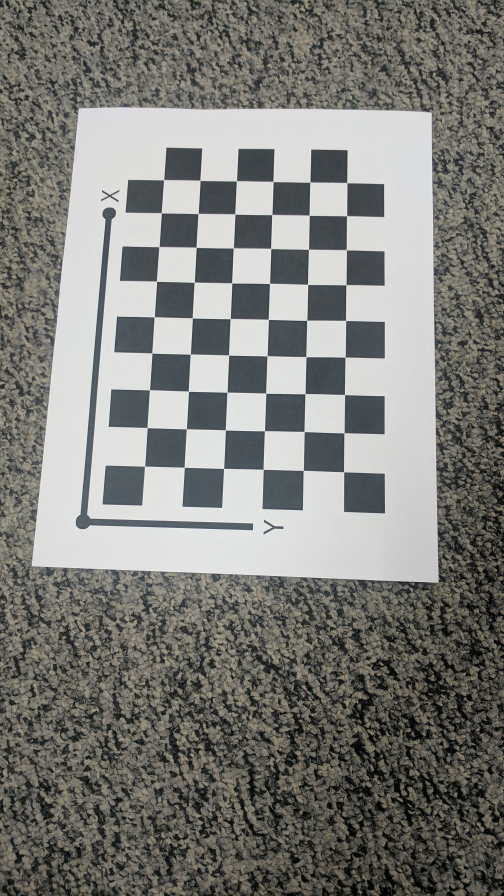
#> input picture Vision_calib/Imgs/IMG_20170209_042606.jpg, 1512 x 2688 px (shown at 1/3 size)
$ python detect.py --name Imgs/IMG_20170209_042606.jpg   (Python 2 division)
#> lines starting #> are read from the running program, lines starting #| are printed output that depends on the picture; after the words box and inside, x2 and y2 are one past the last pixel; in counts of white or black regions, pixels touching at a corner belong together
#!/usr/bin/python

import cv2
import numpy as np
from optparse import OptionParser
from os.path import isfile, join
import sys, os, math
import csv
writer = csv.writer(open("corners.csv", 'w'))

# Color print
class bcolors:
    HEADER = '\033[95m'
    PLAIN = '\033[37m'
    OKBLUE = '\033[94m'
    OKGREEN = '\033[92m'
    WARNING = '\033[93m'
    FAIL = '\033[91m'
    ENDC = '\033[0m'
    BOLD = '\033[1m'
    UNDERLINE = '\033[4m'

def offset(str_, p_offset):
    for i in xrange(p_offset):
        str_ = '...' + str_
    return str_

def hdr(str_, p_offset=0):
    return offset(bcolors.HEADER + str_ + bcolors.ENDC, p_offset)

def wht(str_, p_offset=0):
    return offset(bcolors.PLAIN + str_ + bcolors.ENDC, p_offset)

def okb(str_, p_offset=0):
    return offset(bcolors.OKBLUE + str_ + bcolors.ENDC, p_offset)

def okg(str_, p_offset=0):
    return offset(bcolors.OKGREEN + str_ + bcolors.ENDC, p_offset)

def wrn(str_, p_offset=0):
    return offset(bcolors.WARNING + str_ + bcolors.ENDC, p_offset)

def err(str_, p_offset=0):
    return offset(bcolors.FAIL + str_ + bcolors.ENDC, p_offset)

def bld(str_, p_offset=0):
    return offset(bcolors.BOLD + str_ + bcolors.ENDC, p_offset)


# Main class
class CbDetect:
    def __init__(self, filename):

#> called with filename = 'Imgs/IMG_20170209_042606.jpg'
        self.img= cv2.imread(filename)
#> self.img is the input picture: shape (2688, 1512, 3); mean B, G, R 121.3, 125.2, 125.3
        self.gray = cv2.cvtColor(self.img, cv2.COLOR_BGR2GRAY)
        self.height, self.width, self.channels = self.img.shape
        self.process()

    def process(self):
        print hdr(okb("Processing started"))
        ksize_morph = np.ones((7,7), np.uint8)
        ksize_morph2 = np.ones((11,11), np.uint8)
        ksize_filter = (15,15)
        sigmaX = 2.4
        sigmaY = 2.4

        self.gray = cv2.GaussianBlur( self.gray, ksize_filter, 2, 2 , cv2.BORDER_CONSTANT)

        self.ret, self.bin = cv2.threshold(self.gray, 180, 255, cv2.THRESH_BINARY)
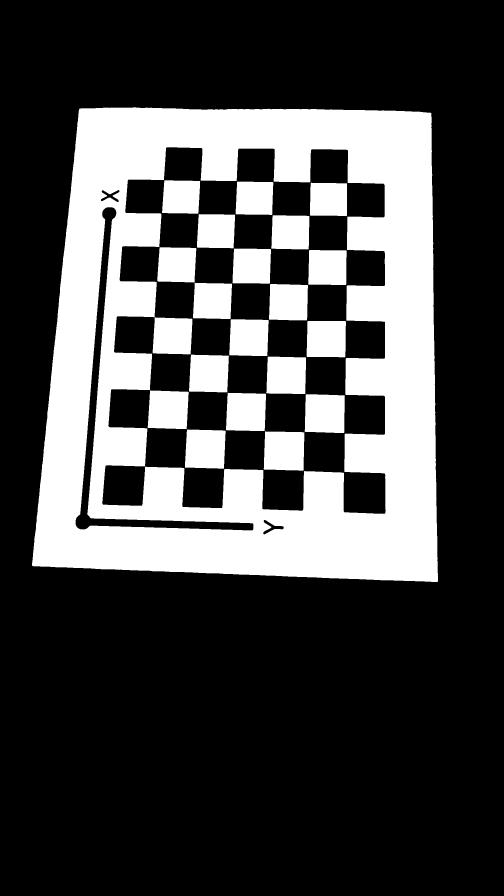
#> self.bin: shape (2688, 1512) (shown at 1/3 size); 27.3% white; 21 white regions, largest, box (x1, y1, x2, y2) and area: (96, 322, 1314, 1746) 866942, (791, 1294, 913, 1412) 13617, (555, 1288, 677, 1406) 13356
        self.masked = cv2.multiply(self.gray, self.bin)

        self.dst = cv2.Canny(self.bin,130,200,3)
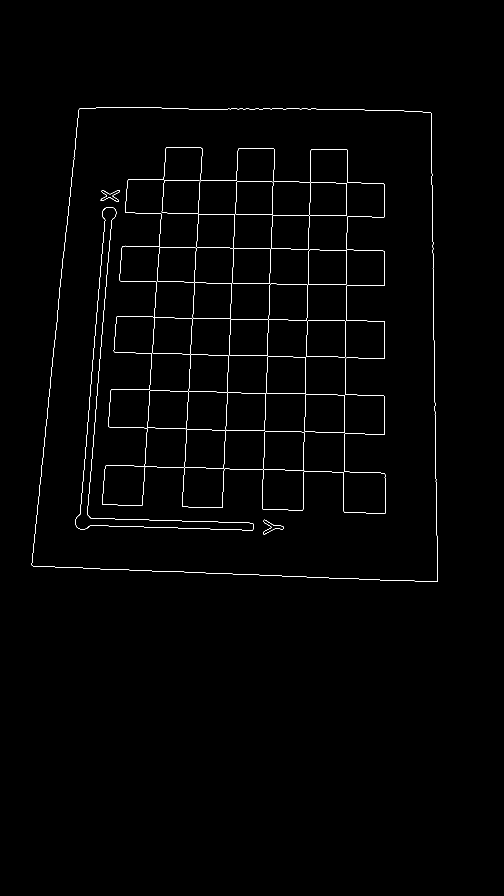
#> self.dst: shape (2688, 1512) (shown at 1/3 size); 0.59% white in thin lines or dots, all inside (x1, y1, x2, y2) = (95, 321, 1314, 1746)
        self.dst = cv2.dilate(self.dst, ksize_morph, iterations=1)
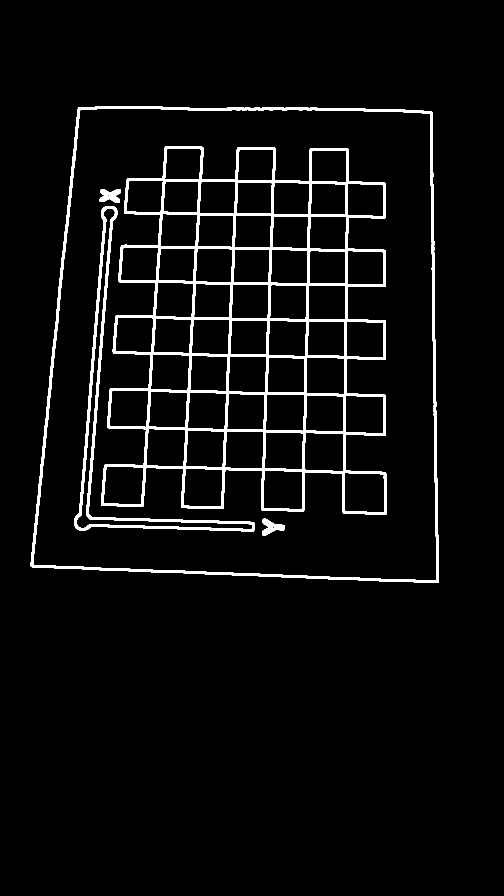
#> self.dst: shape (2688, 1512) (shown at 1/3 size); 4.2% white; 5 white regions

        self.corners = np.zeros((self.height, self.width, self.channels), np.uint8)
        contours, hierarchy = cv2.findContours(self.dst,cv2.RETR_TREE,cv2.CHAIN_APPROX_SIMPLE)
#> contours = 64 contours; largest, box (x1, y1, x2, y2) and area: (92, 318, 1317, 1749) 1603516, (98, 324, 1311, 1743) 1571382, (303, 438, 1160, 1545) 707932, (223, 618, 763, 1594) 41600, (229, 624, 757, 1588) 22248
        cont_len = len(contours)
#> cont_len = 64
        for i in range(cont_len):
            cnt = contours[i]
            template = cv2.approxPolyDP(cnt,5,True)
            area = cv2.contourArea(cnt)

            if len(template) == 4 and area > 1500 and area < 30000:
                V1 = (template[0][0][1], template[0][0][0])
                V2 = (template[1][0][1], template[1][0][0])
                V3 = (template[2][0][1], template[2][0][0])
                V4 = (template[3][0][1], template[3][0][0])
                self.corners[V1] = 255
                self.corners[V2] = 255
                self.corners[V3] = 255
                self.corners[V4] = 255
#> this loop made 64 passes
#> (template, area, V1, V2, V3, V4) on passes 10 to 12: ([[1034, 1419], [1150, 1423], [1152, 1536], [1036, 1533]], 13656.5, (1419, 1034), (1423, 1150), (1536, 1152), (1533, 1036)), ([[793, 1411], [908, 1415], [904, 1528], [789, 1521]], 13161.5, (1411, 793), (1415, 908), (1528, 904), (1521, 789)), ([[556, 1405], [668, 1409], [662, 1520], [549, 1514]], 12740.5, (1405, 556), (1409, 668), (1520, 662), (1514, 549))
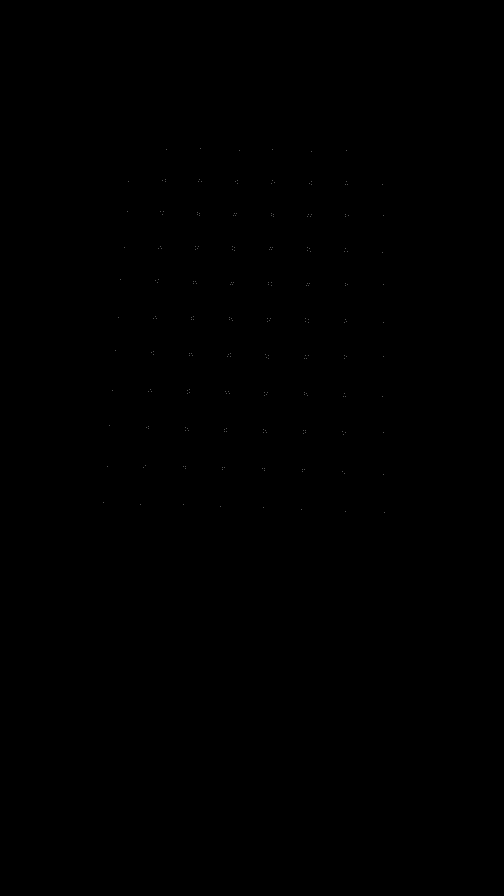
#> self.corners: shape (2688, 1512, 3) (shown at 1/3 size); 0.01% white in thin lines or dots, all inside (x1, y1, x2, y2) = (309, 446, 1153, 1537)

        self.corners = cv2.dilate(self.corners, ksize_morph2, iterations=1)
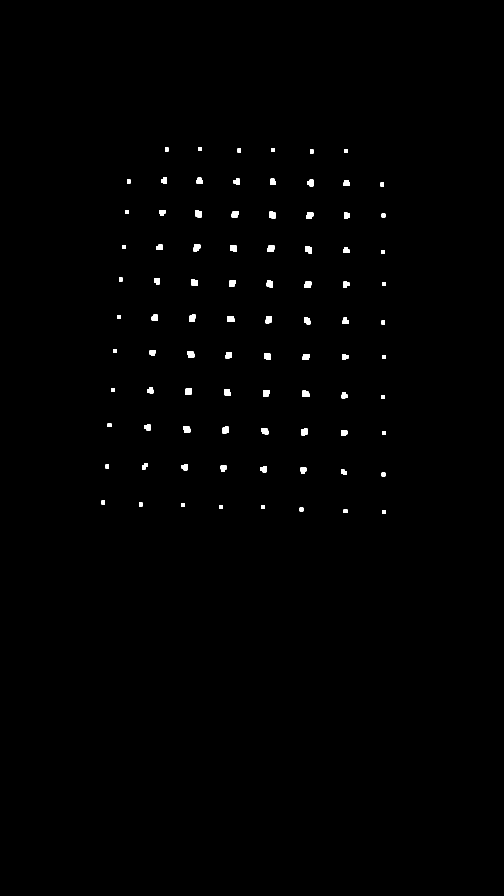
#> self.corners: shape (2688, 1512, 3) (shown at 1/3 size); 0.51% white; 86 white regions, largest, box (x1, y1, x2, y2) and area: (586, 631, 605, 653) 358, (580, 734, 601, 754) 354, (802, 737, 824, 755) 354
        self.corners = cv2.cvtColor(self.corners, cv2.COLOR_BGR2GRAY);
#> self.corners: shape (2688, 1512); 0.51% white; 86 white regions
        self.ret2, self.corners = cv2.threshold(self.corners,0.1*self.corners.max(),255,0)
#> self.ret2 = 25

        contours, hierarchy = cv2.findContours(self.corners, cv2.RETR_LIST, cv2.CHAIN_APPROX_SIMPLE)
#> contours = 86 contours; largest, box (x1, y1, x2, y2) and area: (586, 631, 605, 653) 320, (800, 841, 819, 862) 316, (802, 737, 824, 755) 316, (912, 951, 931, 973) 316, (917, 738, 936, 760) 316
        for c in contours:
             M = cv2.moments(c)
             x = int(M["m10"] / M["m00"])
             Y = int(M["m01"] / M["m00"])
             point = x, Y
             writer.writerow(point)
             cv2.circle(self.img, (x, Y), 6, (0, 0, 255), -1)
#> this loop made 86 passes
#> (x, Y) on passes 10, 11, 12, 13, 15, 16, 18, 19: (1031, 1416), (909, 1410), (790, 1406), (669, 1404), (554, 1401), (434, 1398), (1031, 1297), (912, 1295)

        cv2.namedWindow('image', cv2.WINDOW_NORMAL)
        cv2.imshow('image', self.img)
        cv2.resizeWindow('image', 1280,1024)

        if cv2.waitKey(0) & 0xff == 27:
#> (key Esc is pressed here)
            cv2.destroyAllWindows()


# Dispatcher
if __name__ == '__main__':
    class MyParser(OptionParser):
        def format_epilog(self, formatter):
            return self.epilog

    examples = ("")
    parser = MyParser(usage="Usage: detect.py <options>", epilog=examples)
    parser.add_option('-n', '--name', dest='input_name',
        help='specify input image file name')

    (options, args) = parser.parse_args()

    if (options.input_name == None):
        parser.print_help()
        exit(1)

    cb_detect = CbDetect(options.input_name)

$ run again, on Vision_calib/Imgs/IMG_20170209_042610.jpg
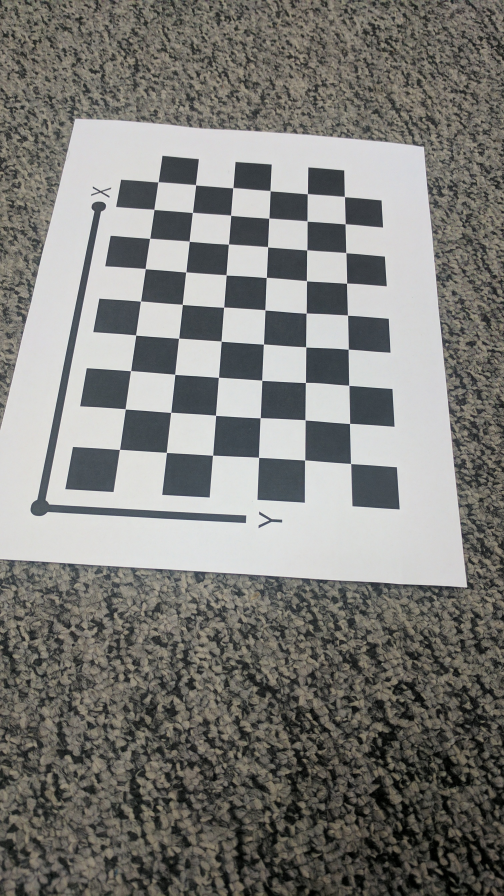
#> input picture Vision_calib/Imgs/IMG_20170209_042610.jpg, 1512 x 2688 px (shown at 1/3 size)
#> in __init__, self.img is the input picture: shape (2688, 1512, 3); mean B, G, R 120.9, 124.8, 125.3
#> in process, `self.ret, self.bin = cv2.threshold(self.gray, 180, 255, cv2.THRESH_BIN..`:
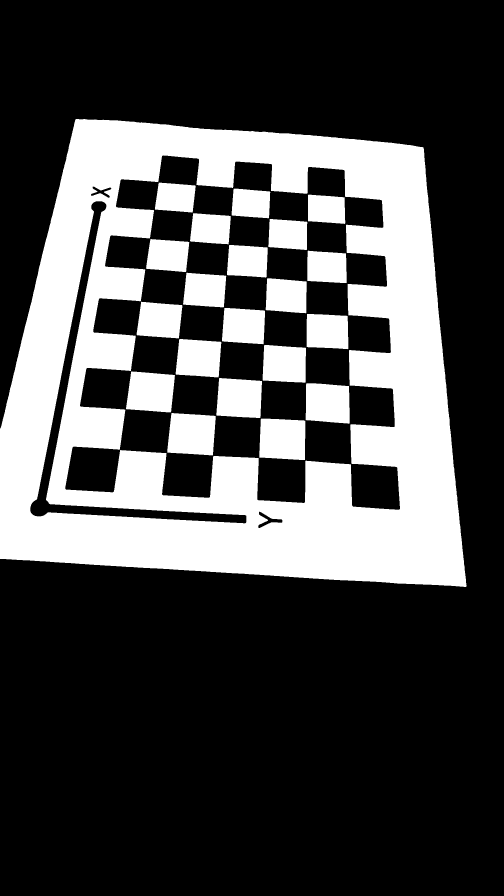
#> self.bin: shape (2688, 1512) (shown at 1/3 size); 28.6% white; 21 white regions, largest, box (x1, y1, x2, y2) and area: (0, 357, 1400, 1761) 918009, (502, 1239, 647, 1366) 16148, (778, 1256, 916, 1380) 16010
#> in process, `contours, hierarchy = cv2.findContours(self.dst,cv2.RETR_TREE,cv2.CHAI..`: contours = 66 contours, 3 with area under 20; largest, box (x1, y1, x2, y2) and area: (192, 463, 1203, 1532) 727282, (87, 600, 742, 1573) 50010, (0, 353, 1403, 1764) 31334, (93, 606, 736, 1567) 28190, (199, 1342, 357, 1474) 16990
#> cont_len = 66
#> the loop in process, `for i in range(cont_len):` made 66 passes
#> (template, area, V1, V2, V3, V4) on passes 11, 13, 14: ([[1055, 1395], [1185, 1403], [1196, 1523], [1062, 1516]], 16491.5, (1395, 1055), (1403, 1185), (1523, 1196), (1516, 1062)), ([[503, 1360], [635, 1369], [624, 1489], [489, 1480]], 16499.5, (1360, 503), (1369, 635), (1489, 624), (1480, 489)), ([[224, 1342], [356, 1352], [336, 1473], [199, 1463]], 16990.5, (1342, 224), (1352, 356), (1473, 336), (1463, 199))
#> in process, `self.corners = cv2.dilate(self.corners, ksize_morph2, iterations=1)`:
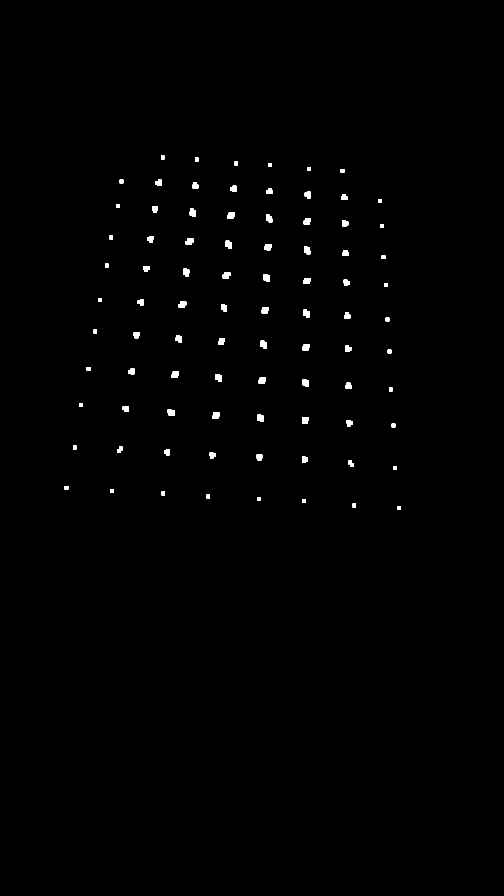
#> self.corners: shape (2688, 1512, 3) (shown at 1/3 size); 0.52% white; 86 white regions, largest, box (x1, y1, x2, y2) and area: (557, 715, 581, 734) 380, (569, 626, 588, 650) 376, (677, 722, 695, 746) 369
#> self.ret2 = 25
#> in process, `contours, hierarchy = cv2.findContours(self.corners, cv2.RETR_LIST, cv..`: contours = 86 contours; largest, box (x1, y1, x2, y2) and area: (557, 715, 581, 734) 340, (569, 626, 588, 650) 336, (647, 1122, 666, 1145) 330, (792, 732, 815, 751) 330, (791, 822, 809, 846) 329
#> the loop in process, `for c in contours:` made 86 passes
#> (x, Y) on passes 10, 11, 12, 13, 14, 15, 18, 19: (1052, 1391), (913, 1378), (777, 1371), (637, 1364), (501, 1356), (359, 1348), (1047, 1268), (915, 1260)

$ run again, on Vision_calib/Imgs/IMG_20170209_042612.jpg
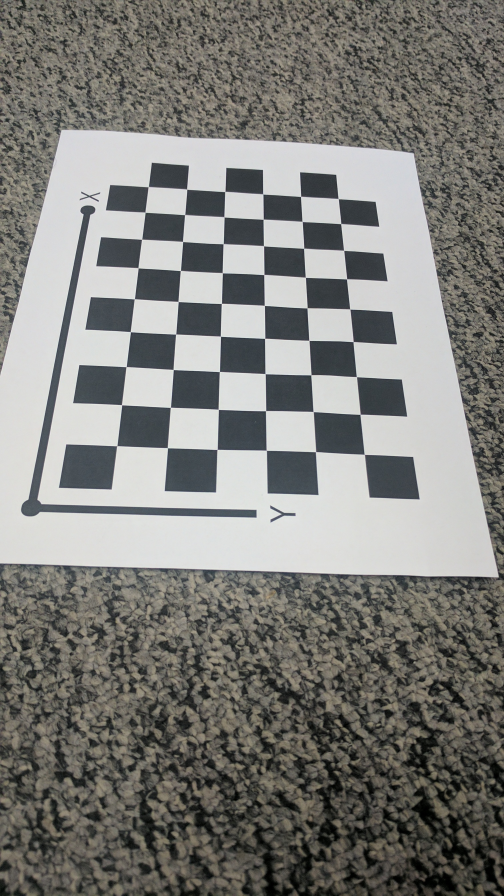
#> input picture Vision_calib/Imgs/IMG_20170209_042612.jpg, 1512 x 2688 px (shown at 1/3 size)
#> in __init__, self.img is the input picture: shape (2688, 1512, 3); mean B, G, R 122.1, 126, 126.4
#> in process, `self.ret, self.bin = cv2.threshold(self.gray, 180, 255, cv2.THRESH_BIN..`:
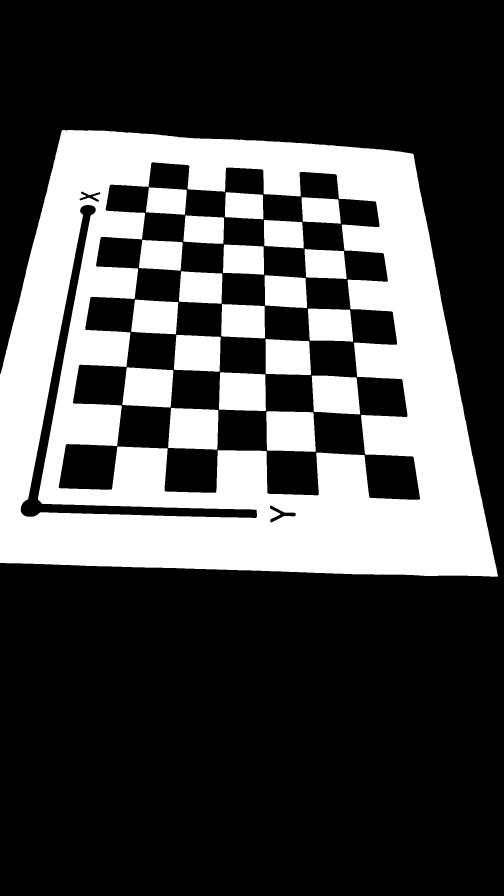
#> self.bin: shape (2688, 1512) (shown at 1/3 size); 29% white; 21 white regions, largest, box (x1, y1, x2, y2) and area: (0, 390, 1494, 1730) 935064, (504, 1224, 655, 1349) 17377, (799, 1234, 947, 1356) 16982
#> in process, `contours, hierarchy = cv2.findContours(self.dst,cv2.RETR_TREE,cv2.CHAI..`: contours = 76 contours, 13 with area under 20; largest, box (x1, y1, x2, y2) and area: (172, 483, 1263, 1502) 734754, (58, 611, 774, 1557) 53180, (65, 617, 768, 1551) 31030, (0, 386, 1497, 1733) 30657, (179, 1335, 349, 1466) 19017
#> cont_len = 76
#> the loop in process, `for i in range(cont_len):` made 76 passes
#> (template, area, V1, V2, V3, V4) on passes 21 to 23: ([[1096, 1367], [1235, 1372], [1256, 1494], [1113, 1490]], 17721.5, (1367, 1096), (1372, 1235), (1494, 1256), (1490, 1113)), ([[802, 1355], [944, 1358], [952, 1481], [807, 1477]], 18008, (1355, 802), (1358, 944), (1481, 952), (1477, 807)), ([[505, 1347], [648, 1351], [645, 1472], [498, 1470]], 18217, (1347, 505), (1351, 648), (1472, 645), (1470, 498))
#> in process, `self.corners = cv2.dilate(self.corners, ksize_morph2, iterations=1)`:
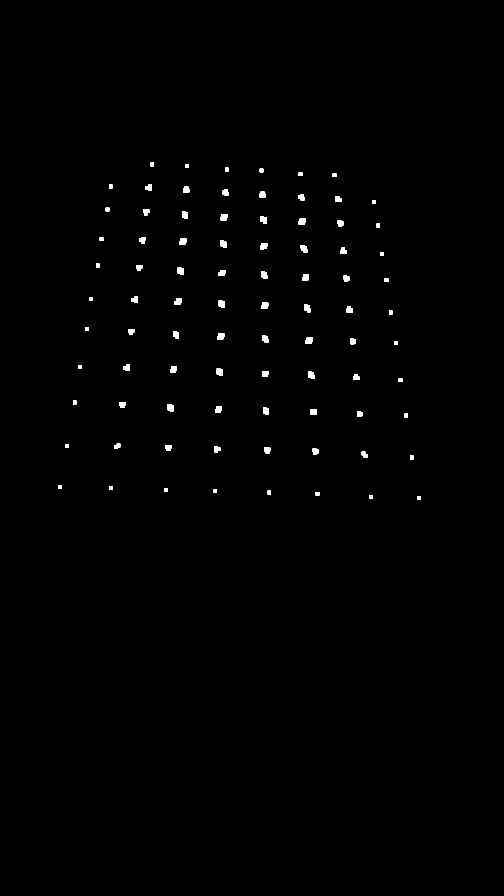
#> self.corners: shape (2688, 1512, 3) (shown at 1/3 size); 0.52% white; 86 white regions, largest, box (x1, y1, x2, y2) and area: (916, 1013, 939, 1031) 365, (503, 1212, 522, 1234) 365, (786, 1005, 805, 1028) 364
#> self.ret2 = 25
#> in process, `contours, hierarchy = cv2.findContours(self.corners, cv2.RETR_LIST, cv..`: contours = 86 contours; largest, box (x1, y1, x2, y2) and area: (503, 1212, 522, 1234) 326, (916, 1013, 939, 1031) 326, (786, 1005, 805, 1028) 324, (662, 642, 684, 661) 323, (650, 1105, 668, 1128) 319
#> the loop in process, `for c in contours:` made 86 passes
#> (x, Y) on passes 10, 11, 12, 13, 14, 16, 18, 19: (1093, 1363), (945, 1353), (801, 1350), (650, 1347), (504, 1342), (351, 1338), (1078, 1241), (940, 1235)
